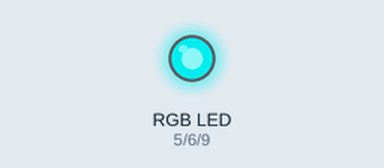
A sketch run on a simulated Arduino Uno, built with avr-gcc and run on an emulated ATmega328P. On the bench: an RGB LED mixed from three pins (HIGH = lit).

Above: at 0.05 s.
At 1.5 s:
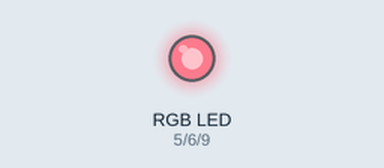
At 3.0 s:
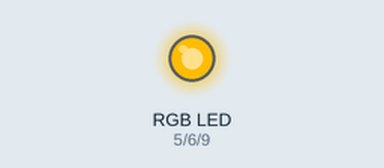
Timing chart, 0 to 6.9 s (numbered marks = the images above):
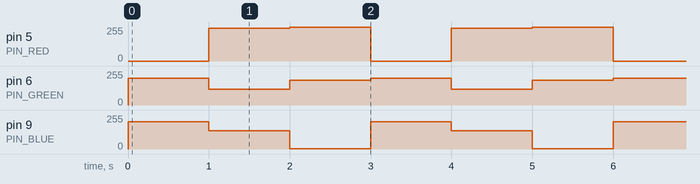

The sketch:

RGBLED.ino
```cpp
const int PIN_RED   = 5;
const int PIN_GREEN = 6;
const int PIN_BLUE  = 9;

void setup() {
  pinMode(PIN_RED,   OUTPUT);
  pinMode(PIN_GREEN, OUTPUT);
  pinMode(PIN_BLUE,  OUTPUT);
}

void loop() {

  setColor(0, 201, 204);
  delay(1000);

  setColor(247, 120, 138);
  delay(1000);

  setColor(252, 186, 3);
  delay(1000);
}

void setColor(int R, int G, int B) {
  analogWrite(PIN_RED,   R);
  analogWrite(PIN_GREEN, G);
  analogWrite(PIN_BLUE,  B);
}
```

Measured:
- by itself, pin 5 (PIN_RED): repeats every 3.0 s: 252/255 1.0 s, 0/255 1.0 s, 247/255 1.0 s
- by itself, pin 6 (PIN_GREEN): repeats every 3.0 s: 120/255 1.0 s, 186/255 1.0 s, 201/255 1.0 s
- by itself, pin 9 (PIN_BLUE): repeats every 3.0 s: 138/255 1.0 s, 3/255 1.0 s, 204/255 1.0 s
